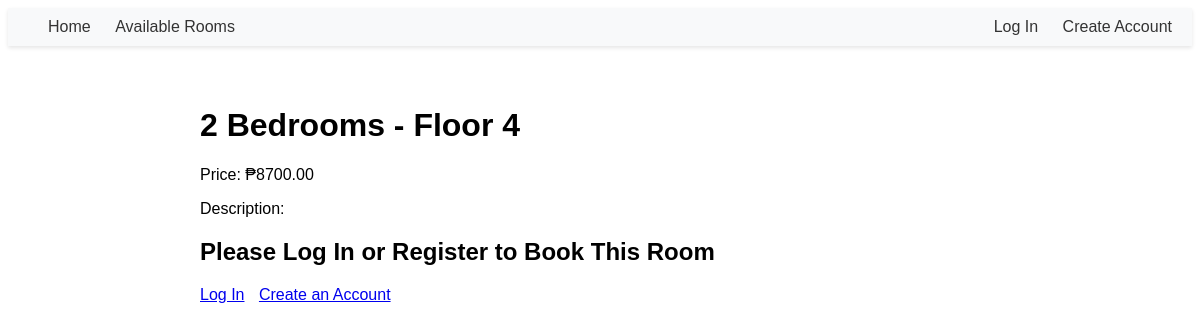
The app's page /room/16/ with its own data.
### reservations/models.py (models this page shows, shortened)
class Room(models.Model):
    ROOM_TYPES = (
        ('studio', 'Studio'),
        ('1-bed', '1 Bedroom'),
        ('2-bed', '2 Bedrooms'),
    )
    type = models.CharField(max_length=20, choices=ROOM_TYPES)
    floor = models.IntegerField()
    unit = models.CharField(max_length=10)  # Combined unit max_length for consistency
    price = models.DecimalField(max_digits=10, decimal_places=2)
    is_booked = models.BooleanField(default=False)
    images = models.JSONField(default=list)  # Storing images as JSON

### reservations/views.py (the view)
# urls.py: path('room/<int:room_id>/', views.room_detail, name='room_detail'),
def room_detail(request, room_id):
    room = get_object_or_404(Room, id=room_id)
    start_date = request.GET.get('start_date')
    end_date = request.GET.get('end_date')
    total_price = 0
    if start_date and end_date:
        start_date = datetime.strptime(start_date, '%Y-%m-%d').date()
        end_date = datetime.strptime(end_date, '%Y-%m-%d').date()
        nights = (end_date - start_date).days
        total_price = room.price * nights if nights > 0 else 0
    return render(request, 'reservations/room_detail.html', {
        'room': room,
        'total_price': total_price,
        'start_date': start_date,
        'end_date': end_date,
    })

### reservations/templates/reservations/room_detail.html (shortened to what this page needs)
<!DOCTYPE html>
<html>
<head>
</head>
<body>
    <div class="navbar">
        <div>
            <a href="{% url 'home' %}">Home</a>
            <a href="{% url 'room_availability' %}">Available Rooms</a>
        </div>
        <div>
            {% if user.is_authenticated %}
                <form action="{% url 'logout' %}" method="post" style="display: inline;">
                    {% csrf_token %}
                    <button type="submit" class="logout-button">Log Out</button>
                </form>
            {% else %}
                <a href="{% url 'login' %}">Log In</a>
                <a href="{% url 'register' %}">Create Account</a>
            {% endif %}
        </div>
    </div>
    <div class="container">
        <h1>{{ room.get_type_display }} - Floor {{ room.floor }}</h1>
        <p>Price: ₱{{ room.price }}</p>
        <p>Description: {{ room.description }}</p>
        {% if user.is_authenticated %}
            <h2>Reserve This Room</h2>
            <form action="{% url 'reserve_room' room.id %}" method="post" class="reservation-form">
                {% csrf_token %}
                <label for="start_date">Start Date:</label>
                <input type="date" name="start_date" id="start_date" required>
                <label for="end_date">End Date:</label>
                <input type="date" name="end_date" id="end_date" required>
                <button type="submit">Reserve</button>
            </form>
            {% if error %}
                <p style="color: red;">{{ error }}</p>
            {% endif %}
        {% else %}
            <h2>Please Log In or Register to Book This Room</h2>
            <div class="auth-links">
                <a href="{% url 'login' %}">Log In</a>
                <a href="{% url 'register' %}">Create an Account</a>
            </div>
        {% endif %}
    </div>
</body>
</html>

### reservations/templates/reservations/room_detail.html (style rules this page uses)
body { font-family: Arial, sans-serif; }
.navbar { display: flex; justify-content: space-between; align-items: center; background-color: #f8f9fa; padding: 10px 20px; box-shadow: 0 2px 4px rgba(0, 0, 0, 0.1); margin-bottom: 20px; }
.navbar a { text-decoration: none; color: #333; margin-left: 20px; }
.container { max-width: 800px; margin: 0 auto; padding: 20px; }
.auth-links { margin-top: 20px; }
.auth-links a { margin-right: 10px; }

### records on screen
Room: type "2 Bedrooms", floor "4", price "8700.00"
